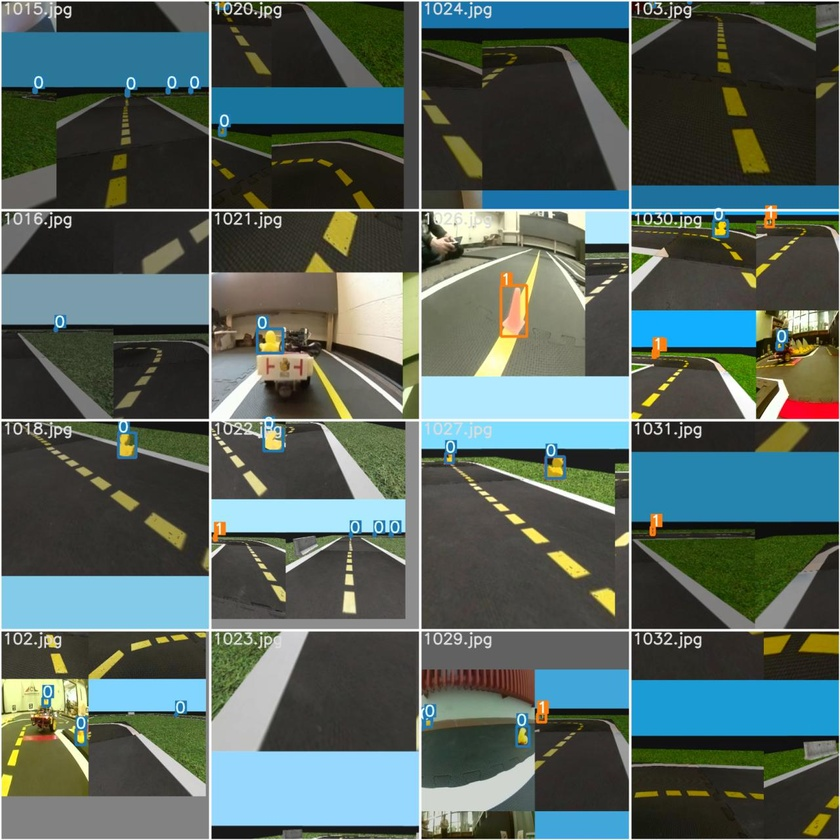
#> input picture assets/images/train_batch1.jpg, 840 x 840 px, shrunk from 1280 x 1280 before the run
$ python -i model.py   (imports and definitions only)
#> lines starting #> are read from the running program, lines starting #| are printed output that depends on the picture; after the words box and inside, x2 and y2 are one past the last pixel; in counts of white or black regions, pixels touching at a corner belong together
#> further down, picture is the input picture: shape (840, 840, 3); mean B, G, R 93.4, 99.2, 84.1
### packages/solution/student_distance_estimator.py
import numpy as np
from .config import DISTANCE_MODEL_PATH


class DistanceEstimator:
    def __init__(self):
        # TODO: Load the model weights and bias from the file
        pass

    def estimate_distance(self, pixel_width, pixel_height):
        # TODO: Implement the distance estimation logic using the loaded model parameters
        return -1


### packages/solution/model.py
#!/usr/bin/env python3

import cv2
import numpy as np

from duckietown_messages.actuators.differential_pwm import DifferentialPWM
from solution.config import CONF_THRESHOLD, STOP_DISTANCE, FORWARD_PWM
from solution.student_distance_estimator import DistanceEstimator

class MLModel:
    def __init__(self):
        print("Initializing MLModel")
        self.ground_projector = None
        self.min_area = 150
        self.max_detections = 10
        self.distance_estimator = DistanceEstimator()


    def _run_detector(self, img_bgr):
        hsv = cv2.cvtColor(img_bgr, cv2.COLOR_BGR2HSV)
#> hsv: shape (840, 840, 3); mean H, S, V 45.5, 81.4, 109.3

        # Fast color segmentation for yellow duckies.
        lower_yellow = np.array([18, 80, 80], dtype=np.uint8)
        upper_yellow = np.array([40, 255, 255], dtype=np.uint8)
        mask = cv2.inRange(hsv, lower_yellow, upper_yellow)
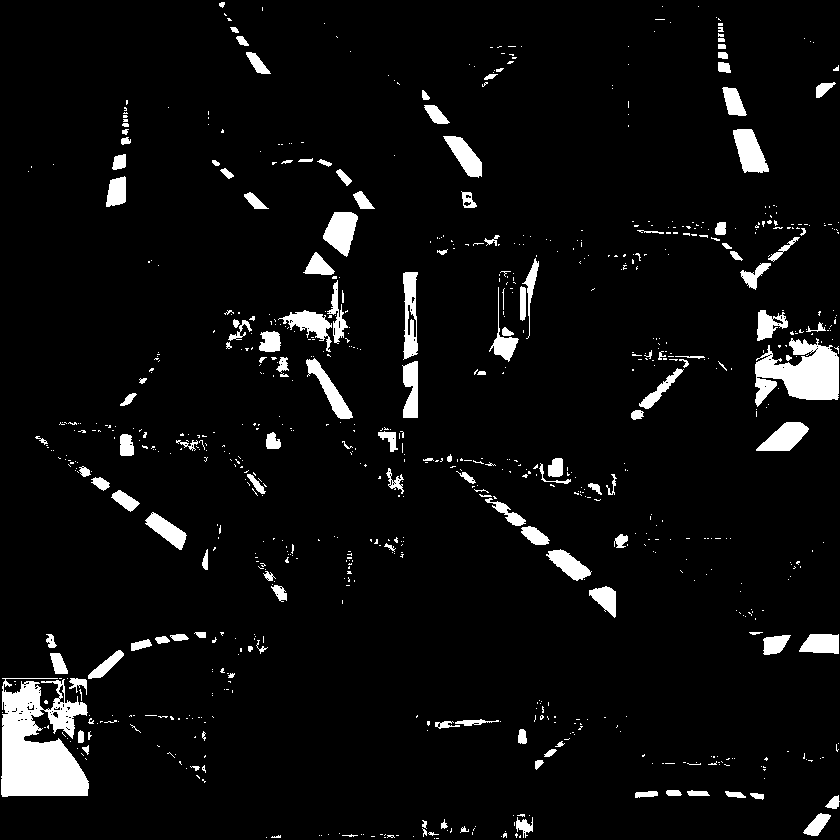
#> mask: shape (840, 840); 5.5% white; 827 white regions (680 under 20 px), largest, box (x1, y1, x2, y2) and area: (1, 678, 89, 797) 7151, (755, 338, 839, 407) 3588, (733, 129, 769, 173) 1010

        kernel = np.ones((5, 5), dtype=np.uint8)
        mask = cv2.morphologyEx(mask, cv2.MORPH_OPEN, kernel)
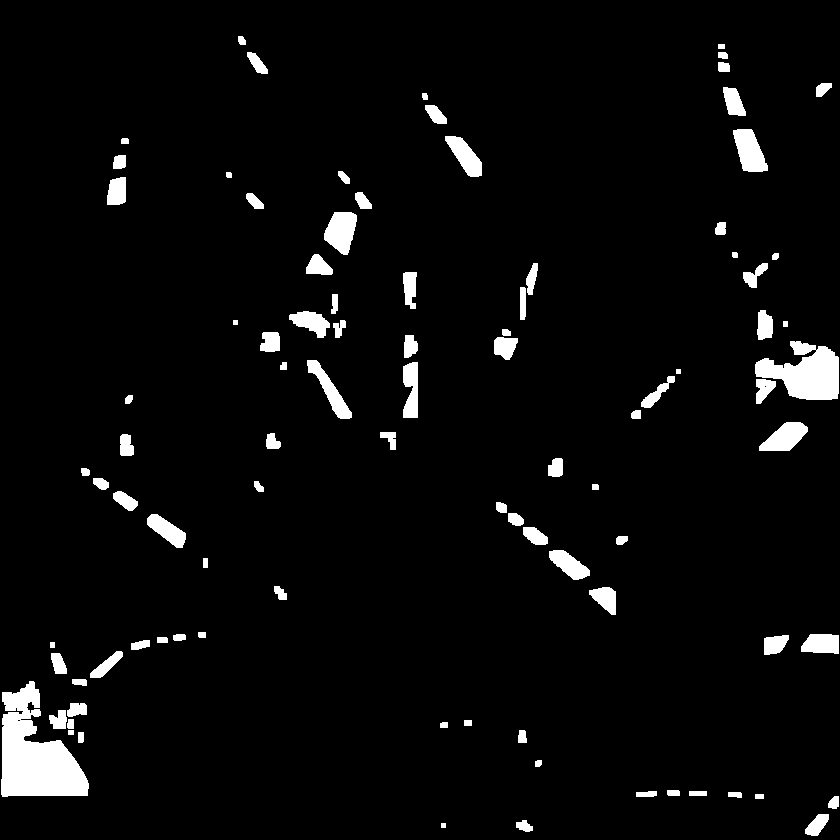
#> mask: shape (840, 840); 4.2% white; 94 white regions, largest, box (x1, y1, x2, y2) and area: (1, 681, 89, 797) 5895, (755, 341, 839, 400) 3049, (324, 212, 357, 255) 996
        mask = cv2.morphologyEx(mask, cv2.MORPH_CLOSE, kernel)
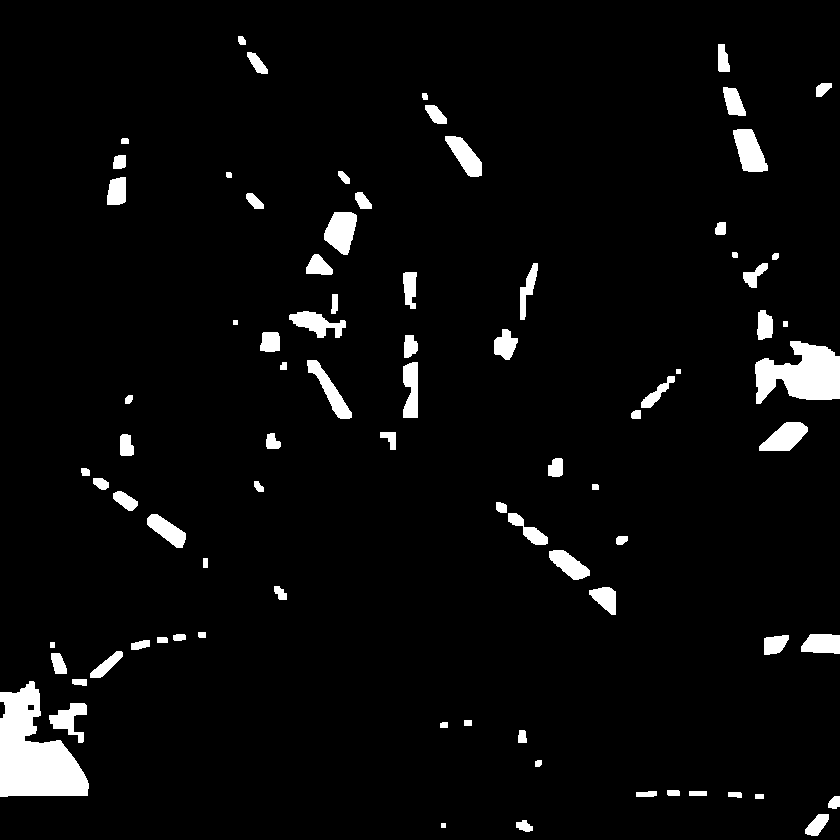
#> mask: shape (840, 840); 4.3% white; 83 white regions

        contours, _ = cv2.findContours(mask, cv2.RETR_EXTERNAL, cv2.CHAIN_APPROX_SIMPLE)
#> contours = 83 contours, 3 with area under 20; largest, box (x1, y1, x2, y2) and area: (0, 681, 89, 797) 5968, (755, 341, 840, 404) 3370, (324, 212, 357, 255) 940, (733, 129, 768, 172) 929, (759, 422, 808, 451) 840
        img_area = img_bgr.shape[0] * img_bgr.shape[1]
#> img_area = 705600
        detections = []

        for contour in contours:
            area = cv2.contourArea(contour)
            if area < self.min_area:
                continue

            x, y, w, h = cv2.boundingRect(contour)
            if w <= 0 or h <= 0:
                continue

            aspect_ratio = w / float(h)
            if aspect_ratio < 0.4 or aspect_ratio > 1.8:
                continue

            fill_ratio = area / float(w * h)
            if fill_ratio < 0.25:
                continue

            score = min(1.0, max(fill_ratio, area / float(img_area * 0.01)))
            distance = self.distance_estimator.estimate_distance(w, h)
            detections.append([x, y, x + w, y + h, score, 0.0, distance])
#> this loop made 83 passes
#> area on passes 2, 4, 6, 8, 9, 10, 11, 12, 16, 20, 21, 24: 114, 104, 56, 86, 59, 32.5, 83.5, 33.5, 73, 118, 49.5, 65
#> (area, x, y, w, h, aspect_ratio, fill_ratio, score) on passes 3, 14, 15, 17, 18, 22: (290, 805, 814, 24, 22, 1.09, 0.549, 0.549), (622.5, 49, 703, 38, 40, 0.95, 0.41, 0.41), (5968, 0, 681, 89, 116, 0.767, 0.578, 0.846), (216.5, 51, 653, 16, 21, 0.762, 0.644, 0.644), (323, 90, 651, 33, 27, 1.22, 0.363, 0.363), (342, 764, 635, 25, 20, 1.25, 0.684, 0.684)
#> after the loop, detections = 34 items, first 6: [805, 814, 829, 836, 0.549, 0, -1], [49, 703, 87, 743, 0.41, 0, -1], [0, 681, 89, 797, 0.846, 0, -1], [51, 653, 67, 674, 0.644, 0, -1], [90, 651, 123, 678, 0.363, 0, -1], [764, 635, 789, 655, 0.684, 0, -1]

        detections.sort(key=lambda det: det[4], reverse=True)

        if not detections:
            return np.empty((0, 7), dtype=np.float32)

        return np.array(detections[:self.max_detections], dtype=np.float32)


    def _should_stop(self, detections: np.ndarray):
        if detections is None or len(detections) == 0:
            return False

        for x1, y1, x2, y2, score, _, distance in detections:
            if score < CONF_THRESHOLD:
                continue

            print(f"Detection: {x1:.0f}-{x2:.0f}, {y1:.0f}-{y2:.0f}, score={score:.2f}, distance={distance:.2f}m")

            if distance < STOP_DISTANCE:
                return True
#> this loop made 1 pass
#> (x1, y1, x2, y2, score, distance) on pass 1: (0, 681, 89, 797, 0.846, -1)
#| Detection: 0-89, 681-797, score=0.85, distance=-1.00m

        return False


    def set_ground_projector(self, gp):
        self.ground_projector = gp


    def get_wheel_velocities_from_image(self, img: np.ndarray):
        try:
            detections = self._run_detector(img)
        except Exception as e:
            print(f"Image-processing detector error: {e}")
            return [DifferentialPWM(left=0.0, right=0.0), None]
        if self._should_stop(detections):
#> (the run stopped early here; a loop or call above may not have finished)
